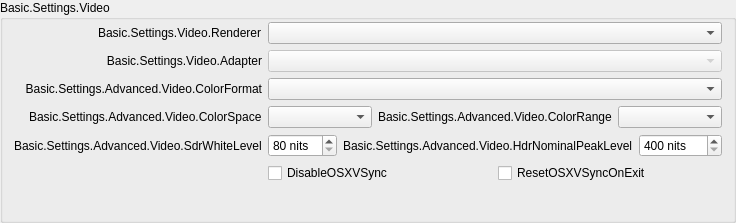
                 <widget class="QGroupBox" name="advancedVideoContainer">
                  <property name="title">
                   <string>Basic.Settings.Video</string>
                  </property>
                  <layout class="QFormLayout" name="formLayout_14">
                   <property name="fieldGrowthPolicy">
                    <enum>QFormLayout::FieldGrowthPolicy::AllNonFixedFieldsGrow</enum>
                   </property>
                   <property name="labelAlignment">
                    <set>Qt::AlignmentFlag::AlignRight|Qt::AlignmentFlag::AlignTrailing|Qt::AlignmentFlag::AlignVCenter</set>
                   </property>
                   <property name="topMargin">
                    <number>2</number>
                   </property>
                   <item row="0" column="0">
                    <widget class="QLabel" name="rendererLabel">
                     <property name="text">
                      <string>Basic.Settings.Video.Renderer</string>
                     </property>
                     <property name="buddy">
                      <cstring>renderer</cstring>
                     </property>
                    </widget>
                   </item>
                   <item row="0" column="1">
                    <widget class="QComboBox" name="renderer">
                     <property name="currentText">
                      <string notr="true"/>
                     </property>
                    </widget>
                   </item>
                   <item row="1" column="0">
                    <widget class="QLabel" name="adapterLabel">
                     <property name="text">
                      <string>Basic.Settings.Video.Adapter</string>
                     </property>
                     <property name="alignment">
                      <set>Qt::AlignmentFlag::AlignRight|Qt::AlignmentFlag::AlignTrailing|Qt::AlignmentFlag::AlignVCenter</set>
                     </property>
                     <property name="buddy">
                      <cstring>adapter</cstring>
                     </property>
                    </widget>
                   </item>
                   <item row="1" column="1">
                    <widget class="QComboBox" name="adapter">
                     <property name="enabled">
                      <bool>false</bool>
                     </property>
                     <property name="currentText">
                      <string notr="true"/>
                     </property>
                    </widget>
                   </item>
                   <item row="2" column="0">
                    <widget class="QLabel" name="label_30">
                     <property name="minimumSize">
                      <size>
                       <width>0</width>
                       <height>0</height>
                      </size>
                     </property>
                     <property name="text">
                      <string>Basic.Settings.Advanced.Video.ColorFormat</string>
                     </property>
                     <property name="alignment">
                      <set>Qt::AlignmentFlag::AlignRight|Qt::AlignmentFlag::AlignTrailing|Qt::AlignmentFlag::AlignVCenter</set>
                     </property>
                     <property name="buddy">
                      <cstring>colorFormat</cstring>
                     </property>
                    </widget>
                   </item>
                   <item row="2" column="1">
                    <widget class="QComboBox" name="colorFormat"/>
                   </item>
                   <item row="3" column="0">
                    <widget class="QLabel" name="label_33">
                     <property name="text">
                      <string>Basic.Settings.Advanced.Video.ColorSpace</string>
                     </property>
                     <property name="buddy">
                      <cstring>colorSpace</cstring>
                     </property>
                    </widget>
                   </item>
                   <item row="3" column="1">
                    <layout class="QHBoxLayout" name="horizontalLayout_20">
                     <property name="leftMargin">
                      <number>0</number>
                     </property>
                     <property name="topMargin">
                      <number>0</number>
                     </property>
                     <property name="rightMargin">
                      <number>0</number>
                     </property>
                     <property name="bottomMargin">
                      <number>0</number>
                     </property>
                     <item>
                      <widget class="QComboBox" name="colorSpace"/>
                     </item>
                     <item>
                      <widget class="QLabel" name="label_34">
                       <property name="sizePolicy">
                        <sizepolicy hsizetype="Maximum" vsizetype="Preferred">
                         <horstretch>0</horstretch>
                         <verstretch>0</verstretch>
                        </sizepolicy>
                       </property>
                       <property name="text">
                        <string>Basic.Settings.Advanced.Video.ColorRange</string>
                       </property>
                       <property name="buddy">
                        <cstring>colorRange</cstring>
                       </property>
                      </widget>
                     </item>
                     <item>
                      <widget class="QComboBox" name="colorRange"/>
                     </item>
                    </layout>
                   </item>
                   <item row="4" column="0">
                    <widget class="QLabel" name="label_sdrWhiteLevel">
                     <property name="text">
                      <string>Basic.Settings.Advanced.Video.SdrWhiteLevel</string>
                     </property>
                     <property name="buddy">
                      <cstring>sdrWhiteLevel</cstring>
                     </property>
                    </widget>
                   </item>
                   <item row="4" column="1">
                    <layout class="QHBoxLayout" name="horizontalLayout_sdrPaperWhite">
                     <property name="leftMargin">
                      <number>0</number>
                     </property>
                     <property name="topMargin">
                      <number>0</number>
                     </property>
                     <property name="rightMargin">
                      <number>0</number>
                     </property>
                     <property name="bottomMargin">
                      <number>0</number>
                     </property>
                     <item>
                      <widget class="OBS::SpinBox" name="sdrWhiteLevel">
                       <property name="suffix">
                        <string notr="true"> nits</string>
                       </property>
                       <property name="minimum">
                        <number>80</number>
                       </property>
                       <property name="maximum">
                        <number>480</number>
                       </property>
                      </widget>
                     </item>
                     <item>
                      <widget class="QLabel" name="label_hdrNominalPeakLevel">
                       <property name="sizePolicy">
                        <sizepolicy hsizetype="Maximum" vsizetype="Preferred">
                         <horstretch>0</horstretch>
                         <verstretch>0</verstretch>
                        </sizepolicy>
                       </property>
                       <property name="text">
                        <string>Basic.Settings.Advanced.Video.HdrNominalPeakLevel</string>
                       </property>
                       <property name="buddy">
                        <cstring>hdrNominalPeakLevel</cstring>
                       </property>
                      </widget>
                     </item>
                     <item>
                      <widget class="OBS::SpinBox" name="hdrNominalPeakLevel">
                       <property name="suffix">
                        <string notr="true"> nits</string>
                       </property>
                       <property name="minimum">
                        <number>400</number>
                       </property>
                       <property name="maximum">
                        <number>10000</number>
                       </property>
                      </widget>
                     </item>
                    </layout>
                   </item>
                   <item row="5" column="1">
                    <layout class="QHBoxLayout" name="horizontalLayout_18">
                     <property name="leftMargin">
                      <number>0</number>
                     </property>
                     <property name="topMargin">
                      <number>0</number>
                     </property>
                     <property name="rightMargin">
                      <number>0</number>
                     </property>
                     <property name="bottomMargin">
                      <number>0</number>
                     </property>
                     <item>
                      <widget class="QCheckBox" name="disableOSXVSync">
                       <property name="text">
                        <string>DisableOSXVSync</string>
                       </property>
                      </widget>
                     </item>
                     <item>
                      <widget class="QCheckBox" name="resetOSXVSync">
                       <property name="text">
                        <string>ResetOSXVSyncOnExit</string>
                       </property>
                      </widget>
                     </item>
                    </layout>
                   </item>
                   <item row="6" column="0">
                    <spacer name="horizontalSpacer_12">
                     <property name="orientation">
                      <enum>Qt::Orientation::Horizontal</enum>
                     </property>
                     <property name="sizeHint" stdset="0">
                      <size>
                       <width>170</width>
                       <height>20</height>
                      </size>
                     </property>
                    </spacer>
                   </item>
                  </layout>
                 </widget>
